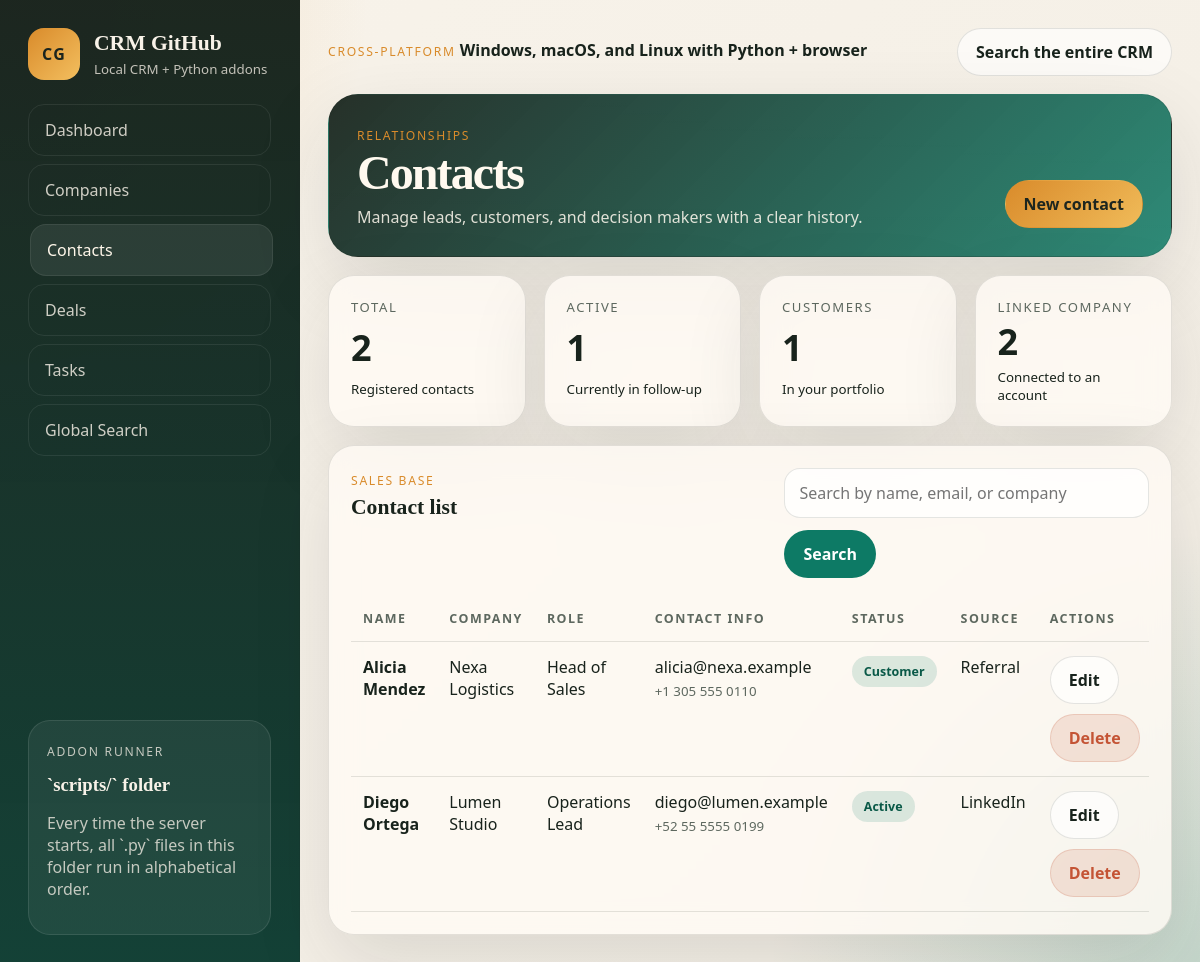
Screenshot of /contacts with the database file from the repository.
### tables this page shows
CREATE TABLE contacts (
    id INTEGER PRIMARY KEY AUTOINCREMENT,
    first_name TEXT NOT NULL,
    last_name TEXT NOT NULL,
    email TEXT,
    phone TEXT,
    company_id INTEGER REFERENCES companies(id) ON DELETE SET NULL,
    role TEXT,
    status TEXT NOT NULL DEFAULT 'Lead',
    source TEXT,
    notes TEXT,
    created_at TEXT NOT NULL DEFAULT CURRENT_TIMESTAMP
);

CREATE TABLE companies (
    id INTEGER PRIMARY KEY AUTOINCREMENT,
    name TEXT NOT NULL,
    industry TEXT,
    website TEXT,
    email TEXT,
    phone TEXT,
    city TEXT,
    country TEXT,
    notes TEXT,
    created_at TEXT NOT NULL DEFAULT CURRENT_TIMESTAMP
);

### crm/routes.py (the view)
@bp.get("/contacts")
def contacts():
    query = (request.args.get("q") or "").strip()
    return render_template(
        "contacts.html",
        contacts=db.list_contacts(database_path(), query),
        query=query,
        summary=db.get_contact_summary(database_path()),
    )

### crm/__init__.py (called while the page is built)
def slugify(value: str | None) -> str:
    if not value:
        return ""
    slug = re.sub(r"[^a-z0-9]+", "-", value.lower()).strip("-")
    return slug

### crm/db.py (called while the page is built)
def connect(database_path: str | Path) -> sqlite3.Connection:
    connection = sqlite3.connect(str(database_path))
    connection.row_factory = sqlite3.Row
    connection.execute("PRAGMA foreign_keys = ON")
    return connection

def query_all(database_path: str | Path, sql: str, params: tuple[Any, ...] = ()) -> list[dict]:
    with connect(database_path) as connection:
        rows = connection.execute(sql, params).fetchall()
    return [dict(row) for row in rows]

def query_one(database_path: str | Path, sql: str, params: tuple[Any, ...] = ()) -> dict | None:
    with connect(database_path) as connection:
        row = connection.execute(sql, params).fetchone()
    return dict(row) if row else None

def get_contact_summary(database_path: str | Path) -> dict[str, int]:
    return query_one(
        database_path,
        """
        SELECT
            COUNT(*) AS total,
            SUM(CASE WHEN status = 'Active' THEN 1 ELSE 0 END) AS active,
            SUM(CASE WHEN status = 'Customer' THEN 1 ELSE 0 END) AS customers,
            SUM(CASE WHEN company_id IS NOT NULL THEN 1 ELSE 0 END) AS linked_companies
        FROM contacts
        """,
    ) or {"total": 0, "active": 0, "customers": 0, "linked_companies": 0}

def list_contacts(database_path: str | Path, search: str = "") -> list[dict]:
    like = f"%{search.strip()}%"
    return query_all(
        database_path,
        """
        SELECT
            contacts.*,
            companies.name AS company_name
        FROM contacts
        LEFT JOIN companies ON companies.id = contacts.company_id
        WHERE
            ? = ''
            OR contacts.first_name LIKE ?
            OR contacts.last_name LIKE ?
            OR contacts.email LIKE ?
            OR contacts.phone LIKE ?
            OR companies.name LIKE ?
        ORDER BY contacts.created_at DESC
        """,
        (search.strip(), like, like, like, like, like),
    )

### crm/routes.py (called while the page is built)
def database_path() -> str:
    return current_app.config["DATABASE"]

### crm/templates/contacts.html (shortened to what this page needs)
{% extends "base.html" %}
{% block hero %}
  <section class="hero-card">
    <div>
      <p class="eyebrow">Relationships</p>
      <h1>Contacts</h1>
      <p>Manage leads, customers, and decision makers with a clear history.</p>
    </div>
    <div class="hero-actions">
      <a class="button primary" href="{{ url_for('crm.new_contact') }}">New contact</a>
    </div>
  </section>
{% endblock %}
{% block content %}
  <section class="stats-grid full-span">
    <article class="metric-card">
      <span class="metric-label">Total</span>
      <strong>{{ summary.total or 0 }}</strong>
      <small>Registered contacts</small>
    </article>
    <article class="metric-card">
      <span class="metric-label">Active</span>
      <strong>{{ summary.active or 0 }}</strong>
      <small>Currently in follow-up</small>
    </article>
    <article class="metric-card">
      <span class="metric-label">Customers</span>
      <strong>{{ summary.customers or 0 }}</strong>
      <small>In your portfolio</small>
    </article>
    <article class="metric-card">
      <span class="metric-label">Linked company</span>
      <strong>{{ summary.linked_companies or 0 }}</strong>
      <small>Connected to an account</small>
    </article>
  </section>
  <section class="panel full-span">
    <div class="panel-heading">
      <div>
        <p class="eyebrow">Sales base</p>
        <h2>Contact list</h2>
      </div>
      <form class="inline-form" method="get">
        <input type="search" name="q" value="{{ query }}" placeholder="Search by name, email, or company">
        <button class="button secondary" type="submit">Search</button>
      </form>
    </div>
    {% if contacts %}
      <div class="table-wrap">
        <table>
          <thead>
            <tr>
              <th>Name</th>
              <th>Company</th>
              <th>Role</th>
              <th>Contact info</th>
              <th>Status</th>
              <th>Source</th>
              <th>Actions</th>
            </tr>
          </thead>
          <tbody>
            {% for contact in contacts %}
              <tr>
                <td>
                  <strong>{{ contact.first_name }} {{ contact.last_name }}</strong>
                </td>
                <td>{{ contact.company_name or "No company" }}</td>
                <td>{{ contact.role or "No role" }}</td>
                <td>
                  <div class="stacked-cell">
                    <span>{{ contact.email or "No email" }}</span>
                    <small>{{ contact.phone or "No phone" }}</small>
                  </div>
                </td>
                <td><span class="badge tone-{{ contact.status|slugify }}">{{ contact.status }}</span></td>
                <td>{{ contact.source or "Direct" }}</td>
                <td>
                  <div class="action-row">
                    <a class="button ghost" href="{{ url_for('crm.edit_contact', contact_id=contact.id) }}">Edit</a>
                    <form method="post" action="{{ url_for('crm.delete_contact', contact_id=contact.id) }}" data-confirm="Delete this contact?">
                      <button class="button danger" type="submit">Delete</button>
                    </form>
                  </div>
                </td>
              </tr>
            {% endfor %}
          </tbody>
        </table>
      </div>
    {% else %}
      <div class="empty-state">There are no contacts to show for this filter.</div>
    {% endif %}
  </section>
{% endblock %}

### rows the page displays
contacts: first_name "Alicia", last_name "Mendez", name "Nexa Logistics", role "Head of Sales", email "alicia@nexa.example", phone "+1 305 555 0110", status "Customer", source "Referral"
contacts: first_name "Diego", last_name "Ortega", name "Lumen Studio", role "Operations Lead", email "diego@lumen.example", phone "+52 55 5555 0199", status "Active", source "LinkedIn"

### other values shown
{{ app_name }} "CRM GitHub"
{{ summary.total or 0 }} "2"
{{ summary.active or 0 }} "1"
{{ summary.customers or 0 }} "1"
{{ summary.linked_companies or 0 }} "2"
